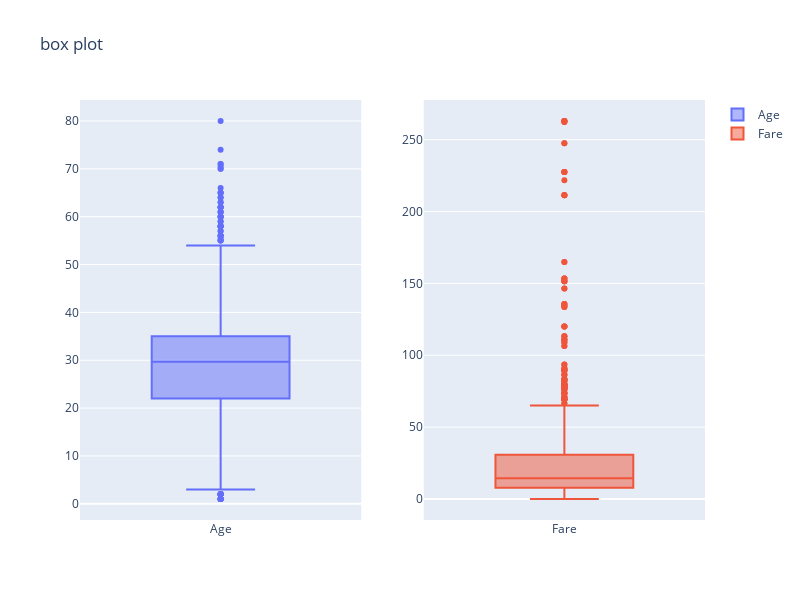

This figure's notebook cell:
### Code cell
#이상치 처리 최종 확인

fig = make_subplots(rows=1, cols=2)

#Age box plot
fig.add_trace(
    go.Box(y=df.Age, name="Age"),
    row=1, col=1
)

#Fare box plot
fig.add_trace(
    go.Box(y=df.Fare, name="Fare"),
    row=1, col=2
)

fig.update_layout(height=600, width=800, title_text="box plot")
fig.show()

### Figure 1 — Plotly figure (JSON) as saved in the notebook; plotly's stock layout.template omitted (floating-point values rounded to 4 significant figures; data arrays with more than 128 entries replaced by an {"elided": "..."} marker saying what was removed)
{"data": [{"name": "Age", "type": "box", "xaxis": "x", "y": {"elided": "892 float values"}, "yaxis": "y"}, {"name": "Fare", "type": "box", "xaxis": "x2", "y": {"elided": "892 float values"}, "yaxis": "y2"}], "layout": {"height": 600, "title": {"text": "box plot"}, "width": 800, "xaxis": {"anchor": "y", "domain": [0, 0.45]}, "xaxis2": {"anchor": "y2", "domain": [0.55, 1]}, "yaxis": {"anchor": "x", "domain": [0, 1]}, "yaxis2": {"anchor": "x2", "domain": [0, 1]}}}
